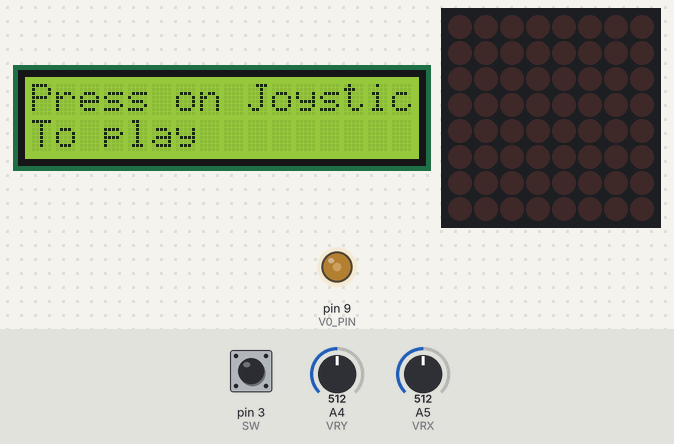
Simulated run of this sketch. Board: Arduino Uno, built with avr-gcc and run on an emulated ATmega328P. Parts: 16×2 character LCD, 8×8 LED matrix, output pins drawn as LEDs (lit = HIGH). The inputs (shaded band) are chosen by the test bench; at power-on: A5 (VRX) = 512, pin 3 (SW) HIGH, A4 (VRY) = 512. Random numbers use the default seed unless the sketch sets one.

Above: at 6.2 s.
At 7.92 s:
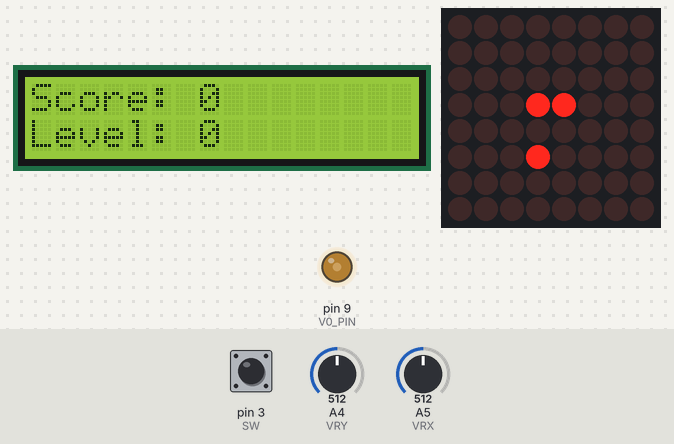
8.4 s: A5 (VRX) set to 468
At 8.89 s:
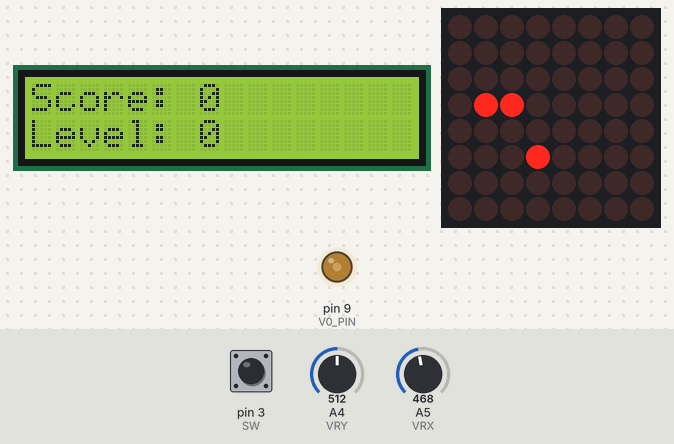
11.1 s: A5 (VRX) set to 443
At 11.12 s:
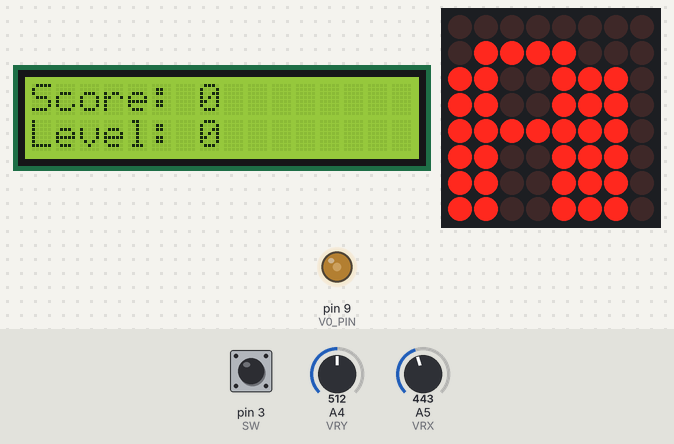
13.7 s: pin 3 (SW) pulled LOW for 3.2 s
17.5 s: pin 3 (SW) pulled LOW for 0.15 s
18.2 s: pin 3 (SW) pulled LOW for 1 s
19.8 s: A5 (VRX) set to 716
At 21.93 s:
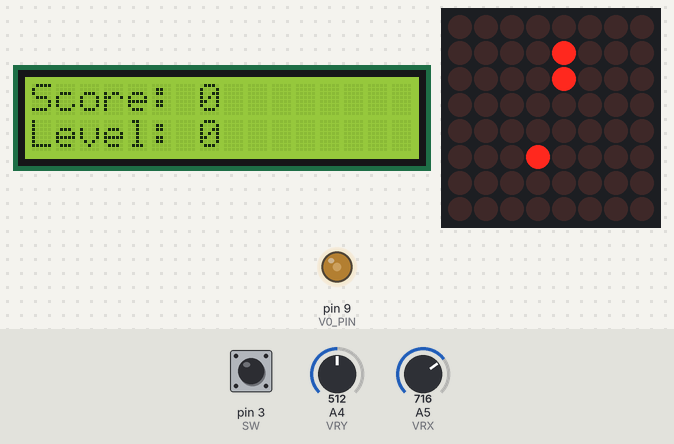

Measured:
- the behaviour switches between 453 and 452 on A5 (VRX) (found by bisection; images 2 and 3)
- what the display in image 0 shows lasts 1.1 s, from 6.1 s to 7.2 s
- what the display in image 1 shows lasts 0.5 s, from 7.7 s to 8.2 s

The sketch:

snake.ino
```cpp
/*
 * SNAKE
 * Sarpele se misca constant iar jucatorul trebuie sa
 * evite sa se intersecteze cu marginile sau cu "corpul"
 * sarpelui.
 * Cand sarpele mananca mancarea primeste cate 5 puncte
 * pentru fiecare "bucata" iar viteza de miscare creste
 * cate putin.
 */

#include <LiquidCrystal.h>
#include <LedControl.h>

// Joystick PINs
#define VRX A5
#define VRY A4
#define SW 3

// LCD PIN
#define V0_PIN 9

#define SIZE 8
#define ADVANCE_DELAY 30

int snake[SIZE*SIZE][2];
int length;
int food[2], v[2];
bool is_game_over = false;
long current_time;
long previous_advance;
int blink_count;
const short message_speed = 9;
int score = 0;
int level = 0;
long long previous_time = 0;
int interval = 1000;

LiquidCrystal lcd(2, 5, 4, 6, 7, 8);
LedControl lc = LedControl(12, 11, 10, 1);

const PROGMEM bool start_game_message[8][69] = {
  {0,0,0,0,0,0,0,0,0,0,0,0,0,0,0,0,0,0,0,0,0,0,0,0,0,0,0,0,0,0,0,0,0,0,0,0,0,0,0,0,0,0,0,0,0,0,0,0,0,0,0,0,0,0,0,0},
  {0,0,0,0,0,0,0,0,1,1,1,1,0,0,0,0,1,1,1,0,0,0,1,1,0,0,0,0,1,1,0,0,0,0,1,1,0,0,0,0,1,0,0,1,1,1,1,1,1,0,0,0,0,0,0,0},
  {0,0,0,0,0,0,0,1,0,0,0,0,1,0,0,0,1,1,0,1,0,0,1,1,0,0,1,1,0,0,1,1,0,0,1,1,0,0,0,1,0,0,0,1,1,0,0,0,0,0,0,0,0,0,0,0},
  {0,0,0,0,0,0,0,1,0,0,0,0,0,0,0,0,1,1,0,0,1,0,1,1,0,0,1,1,0,0,1,1,0,0,1,1,1,1,1,0,0,0,0,1,1,0,0,0,0,0,0,0,0,0,0,0},
  {0,0,0,0,0,0,0,0,1,1,1,1,0,0,0,0,1,1,0,0,0,1,1,1,0,0,1,1,1,1,1,1,0,0,1,1,1,1,0,0,0,0,0,1,1,1,1,1,0,0,0,0,0,0,0,0},
  {0,0,0,0,0,0,0,0,0,0,0,0,1,0,0,0,1,1,0,0,0,0,1,1,0,0,1,1,0,0,1,1,0,0,1,1,0,0,1,0,0,0,0,1,1,0,0,0,0,0,0,0,0,0,0,0},
  {0,0,0,0,0,0,0,1,0,0,0,0,1,0,0,0,1,1,0,0,0,0,1,1,0,0,1,1,0,0,1,1,0,0,1,1,0,0,0,1,0,0,0,1,1,0,0,0,0,0,0,0,0,0,0,0},
  {0,0,0,0,0,0,0,0,1,1,1,1,0,0,0,0,1,1,0,0,0,0,1,1,0,0,1,1,0,0,1,1,0,0,1,1,0,0,0,0,1,0,0,1,1,1,1,1,1,0,0,0,0,0,0,0},
};

const PROGMEM bool game_over_message[8][90] = {
  {0,0,0,0,0,0,0,0,0,0,0,0,0,0,0,0,0,0,0,0,0,0,0,0,0,0,0,0,0,0,0,0,0,0,0,0,0,0,0,0,0,0,0,0,0,0,0,0,0,0,0,0,0,0,0,0,0,0,0,0,0,0,0,0,0,0,0,0,0,0,0,0,0,0,0,0,0,0,0,0,0,0,0,0,0,0,0,0,0},
  {0,0,0,0,0,0,0,0,0,1,1,1,1,0,0,0,0,1,1,1,1,0,0,0,1,1,0,0,0,1,1,0,0,1,1,1,1,1,1,0,0,0,0,0,0,0,1,1,1,1,0,0,0,1,1,0,0,1,1,0,0,1,1,1,1,1,1,0,0,1,1,1,1,1,0,0,0,0,1,1,0,0,0,0,0,0,0,0,0},
  {0,0,0,0,0,0,0,0,1,1,0,0,1,1,0,0,1,1,0,0,1,1,0,0,1,1,1,0,1,1,1,0,0,1,1,0,0,0,0,0,0,0,0,0,0,1,1,0,0,1,1,0,0,1,1,0,0,1,1,0,0,1,1,0,0,0,0,0,0,1,1,0,0,1,1,0,0,0,1,1,0,0,0,0,0,0,0,0,0},
  {0,0,0,0,0,0,0,0,1,1,0,0,0,0,0,0,1,1,0,0,1,1,0,0,1,1,1,1,1,1,1,0,0,1,1,0,0,0,0,0,0,0,0,0,0,1,1,0,0,1,1,0,0,1,1,0,0,1,1,0,0,1,1,0,0,0,0,0,0,1,1,0,0,1,1,0,0,0,1,1,0,0,0,0,0,0,0,0,0},
  {0,0,0,0,0,0,0,0,1,1,0,0,0,0,0,0,1,1,1,1,1,1,0,0,1,1,0,1,0,1,1,0,0,1,1,1,1,1,0,0,0,0,0,0,0,1,1,0,0,1,1,0,0,1,1,0,0,1,1,0,0,1,1,1,1,1,0,0,0,1,1,1,1,1,0,0,0,0,1,1,0,0,0,0,0,0,0,0,0},
  {0,0,0,0,0,0,0,0,1,1,0,1,1,1,0,0,1,1,0,0,1,1,0,0,1,1,0,0,0,1,1,0,0,1,1,0,0,0,0,0,0,0,0,0,0,1,1,0,0,1,1,0,0,1,1,0,0,1,1,0,0,1,1,0,0,0,0,0,0,1,1,1,1,0,0,0,0,0,1,1,0,0,0,0,0,0,0,0,0},
  {0,0,0,0,0,0,0,0,1,1,0,0,1,1,0,0,1,1,0,0,1,1,0,0,1,1,0,0,0,1,1,0,0,1,1,0,0,0,0,0,0,0,0,0,0,1,1,0,0,1,1,0,0,0,1,1,1,1,0,0,0,1,1,0,0,0,0,0,0,1,1,0,1,1,0,0,0,0,0,0,0,0,0,0,0,0,0,0,0},
  {0,0,0,0,0,0,0,0,0,1,1,1,1,0,0,0,1,1,0,0,1,1,0,0,1,1,0,0,0,1,1,0,0,1,1,1,1,1,1,0,0,0,0,0,0,0,1,1,1,1,0,0,0,0,0,1,1,0,0,0,0,1,1,1,1,1,1,0,0,1,1,0,0,1,1,0,0,0,1,1,0,0,0,0,0,0,0,0,0}
};

void show_start_message() {
  for (int i = 0; i < sizeof(start_game_message[0]) - 7; i++) {
    for (int col = 0; col < 8; col++) {
      delay(message_speed); // afiseaza mesajul de inceput - nu are importanta ca blocheaza totul pana afiseaza mesajul
      for (int row = 0; row < 8; row++){
        lc.setLed(0, row, col, pgm_read_byte(&(start_game_message[row][col + i])));
        // citeste bit-ul din PROGMEM si il afiseaza pe ecran
      }
    }
  }
}

void show_game_over_message() {
  for (int i = 0; i < sizeof(game_over_message[0]) - 7; i++) {
    for (int col = 0; col < 8; col++) {
      delay(message_speed); // afiseaza mesajul de sfarsit - nu are importanta ca blocheaza totul pana afiseaza mesajul
      for (int row = 0; row < 8; row++){
        lc.setLed(0, row, col, pgm_read_byte(&(game_over_message[row][col + i])));
        // citeste bit-ul din PROGMEM si il afiseaza pe ecran
      }
    }
  }
}

void initialization_game() {
  previous_advance = current_time = 0;
  blink_count = 3; // numarul de "blink"-uri dupa sfarsitul jocului - arata pozitia finala
  int half = SIZE / 2;
  length = SIZE / 3;

  for (int i = 0; i < length; i++) {
    snake[i][0] = half - 1;
    snake[i][1] = half + i;
  }

  food[0] = half + 1;
  food[1] = half - 1;

  v[0] = 0;
  v[1] = -1;
}

void restart_game() {
  initialization_game();
  is_game_over = false;
  score = 0;
  level = 0;
}

void render () {
  for (int i = 0; i < length; i++)  {
    lc.setLed(0, snake[i][0], snake[i][1], 1);
  }
  lc.setLed(0, food[0], food[1], 1);
}

void clear_screen() {
  for (int x = 0; x < SIZE; x++) {
    for(int y = 0; y < SIZE; y++) {
      lc.setLed(0, x, y, 0);
    }
  }
}

/*
 * muta sarpele inainte
 * returneaza true daca jocul s-a terminat
 */

bool advance() {
  int head[2] = {snake[0][0] + v[0], snake[0][1] + v[1]};

  if (head[0] < 0 || head[0] >= SIZE) {
    if (millis() - previous_time > interval) {
      previous_time = millis();
      show_game_over_message();
      return true;
    }
  }

  if (head[1] < 0 || head[1] >= SIZE) {
    if (millis() - previous_time > interval) {
      previous_time = millis();
      show_game_over_message();
      return true;
    }
  }

  for (int i = 0; i < length; i++) {
    if (snake[i][0] == head[0] && snake[i][1] == head[1]) {
      if (millis() - previous_time > interval) {
        previous_time = millis();
        show_game_over_message();
        return true;
       }
     }
  }

  bool grow = (head[0] == food[0] && head[1] == food[1]);
  if (grow) {
    length = length + 1;
    score = score + 5;
    lcd.setCursor(0, 7);
    lcd.print(score);
    level = level + 1;
    lcd.setCursor(1, 7);
    lcd.print(level);
    randomSeed(current_time);
    food[0] = random(SIZE);
    food[1] = random(SIZE);
  }

  for (int i = length - 1; i >= 0; i--) {
    snake[i + 1][0] = snake[i][0];
    snake[i + 1][1] = snake[i][1];
  }

  snake[0][0] += v[0];
  snake[0][1] += v[1];
  return false;
}

void read_controls() {
  int dx = map(analogRead(VRX), 0, 906, 2, -2);
  int dy = map(analogRead(VRY), 0, 906, -2, 2);

  if (dx != 0) {
    dx = dx / abs(dx);
  }
  if (dy != 0) {
    dy = dy / abs(dy);
  }

  if (dy != 0 && v[0] != 0) {
    v[0] = 0;
    v[1] = dy;
  }

  if (dx != 0 && v[1] != 0) {
    v[0] = dx;
    v[1] = 0;
  }
}

void setup() {
  pinMode(SW, INPUT_PULLUP);
  pinMode(VRX, INPUT);
  pinMode(VRY, INPUT);
  attachInterrupt(digitalPinToInterrupt(SW), restart_game, RISING);

  lc.shutdown(0, false);
  lc.setIntensity(0, 8);

  lcd.begin(16, 2);
  lcd.setCursor(0, 0);
  lcd.print("Press on Joystick");
  lcd.setCursor(0, 1);
  lcd.print("To play");
  delay(2000);

  pinMode(V0_PIN, OUTPUT);
  analogWrite(V0_PIN, 90);

  show_start_message();
  initialization_game();
  render();
}

void loop() {
  lcd.clear();
  lcd.setCursor(0, 0);
  lcd.print("Score: ");
  lcd.print(score);
  lcd.setCursor(0, 1);
  lcd.print("Level: ");
  lcd.print(level);

  if (!is_game_over) {
    clear_screen();
    render();

    if (current_time - previous_advance > ADVANCE_DELAY) {
      is_game_over = advance();
      previous_advance = current_time;
    }
  } else {
    while (blink_count > 0) {
      clear_screen();
      delay(300);
      render();
      delay(300);
      blink_count = blink_count - 1;
    }
  }

  read_controls();
  current_time = current_time + 1;
}
```
